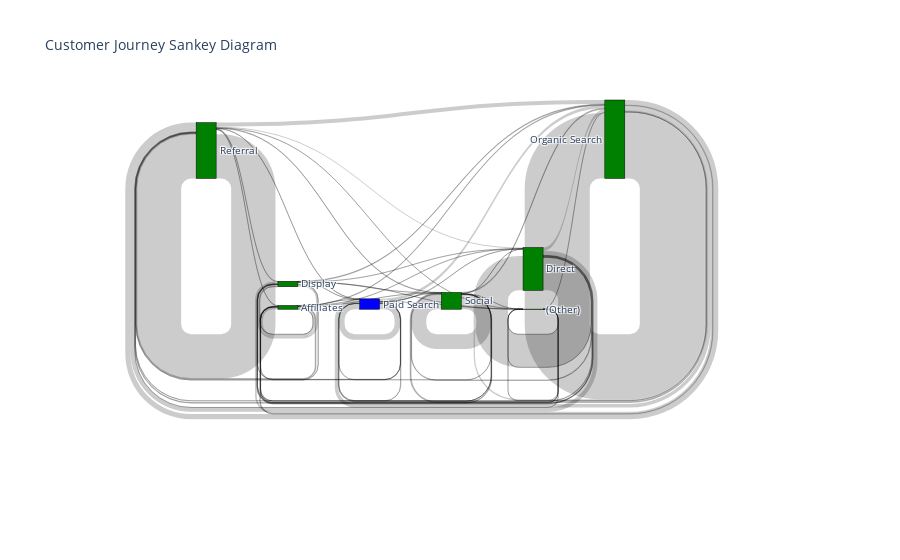

This figure's notebook cell:
### Code cell
# Create an instance of CustomerJourneySankey
sankey = CustomerJourneySankey(journey_df)

# Create and display the Sankey diagram
sankey.create_sankey_diagram()

### Figure 1 — Plotly figure (JSON) as saved in the notebook; plotly's stock layout.template omitted (floating-point values rounded to 4 significant figures)
{"data": [{"link": {"source": [5, 5, 5, 5, 5, 5, 2, 2, 2, 2, 2, 2, 2, 6, 6, 6, 6, 6, 6, 6, 6, 1, 1, 1, 1, 1, 1, 1, 7, 7, 7, 7, 7, 7, 7, 7, 3, 3, 3, 3, 3, 3, 3, 3, 0, 0, 0, 0, 0, 0, 0, 0, 4, 4, 4, 4, 4, 4, 4, 4], "target": [5, 2, 1, 7, 3, 0, 2, 6, 1, 7, 3, 0, 4, 5, 2, 6, 1, 7, 3, 0, 4, 5, 6, 1, 7, 3, 0, 4, 5, 2, 6, 1, 7, 3, 0, 4, 5, 2, 6, 1, 7, 3, 0, 4, 5, 2, 6, 1, 7, 3, 0, 4, 5, 2, 6, 1, 7, 3, 0, 4], "value": [10, 1, 6, 8, 3, 5, 985, 48, 4, 241, 12, 323, 10, 5, 123, 14201, 221, 1513, 240, 1844, 244, 7, 17, 853, 302, 78, 185, 10, 16, 200, 557, 798, 27963, 1517, 2240, 409, 3, 6, 55, 168, 1238, 2395, 127, 20, 9, 176, 487, 260, 1733, 153, 19034, 226, 1, 6, 78, 29, 413, 75, 233, 6306]}, "node": {"color": ["green", "green", "green", "blue", "green", "green", "green", "green"], "label": ["Referral", "Display", "Affiliates", "Paid Search", "Social", "(Other)", "Direct", "Organic Search"], "line": {"color": "black", "width": 0.5}, "pad": 15, "thickness": 20}, "type": "sankey"}], "layout": {"font": {"size": 10}, "title": {"text": "Customer Journey Sankey Diagram"}}}
